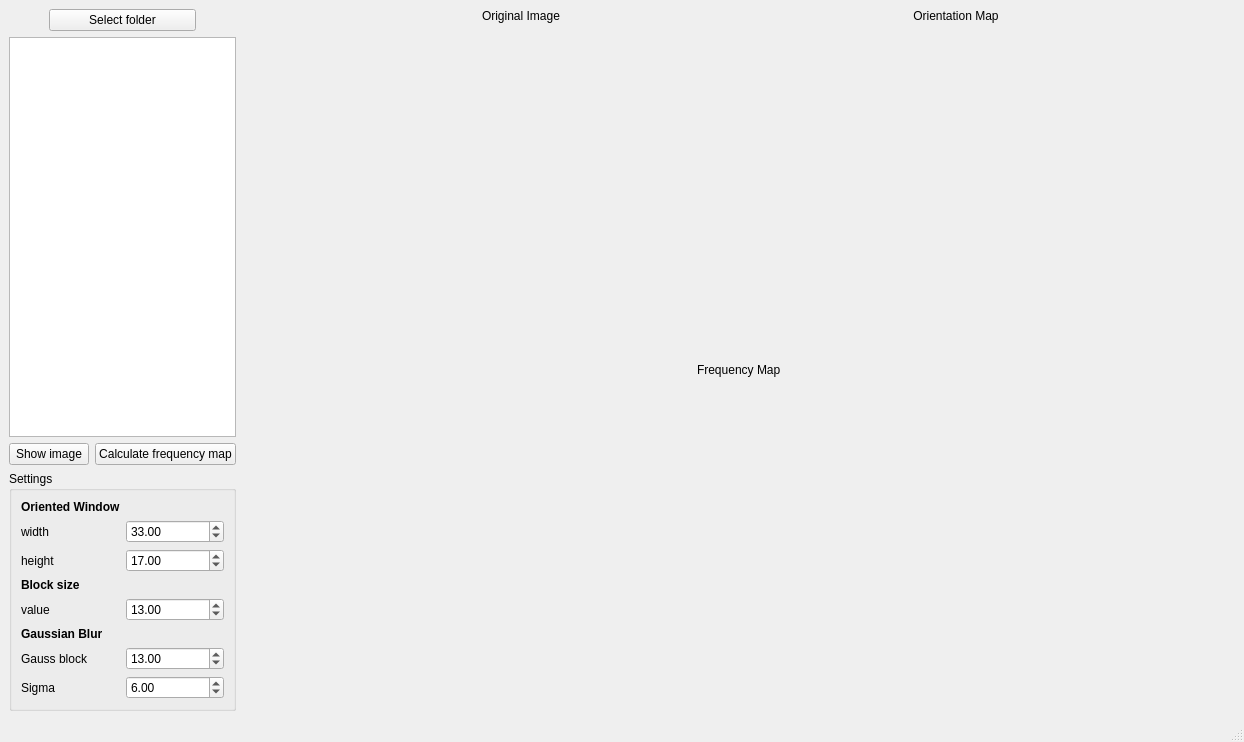
<?xml version="1.0" encoding="UTF-8"?>
<ui version="4.0">
 <class>MainWindow</class>
 <widget class="QMainWindow" name="MainWindow">
  <property name="geometry">
   <rect>
    <x>0</x>
    <y>0</y>
    <width>1244</width>
    <height>742</height>
   </rect>
  </property>
  <property name="windowTitle">
   <string>Frequency Map GUI</string>
  </property>
  <widget class="QWidget" name="centralwidget">
   <layout class="QGridLayout" name="gridLayout">
    <item row="0" column="0" rowspan="3">
     <layout class="QHBoxLayout" name="horizontalLayout_9">
      <item>
       <layout class="QVBoxLayout" name="verticalLayout_6">
        <item>
         <layout class="QVBoxLayout" name="verticalLayout_5">
          <item>
           <layout class="QHBoxLayout" name="horizontalLayout_8">
            <item>
             <spacer name="horizontalSpacer_2">
              <property name="orientation">
               <enum>Qt::Horizontal</enum>
              </property>
              <property name="sizeType">
               <enum>QSizePolicy::Maximum</enum>
              </property>
              <property name="sizeHint" stdset="0">
               <size>
                <width>40</width>
                <height>20</height>
               </size>
              </property>
             </spacer>
            </item>
            <item>
             <widget class="QPushButton" name="pushButton">
              <property name="text">
               <string>Select folder</string>
              </property>
             </widget>
            </item>
            <item>
             <spacer name="horizontalSpacer">
              <property name="orientation">
               <enum>Qt::Horizontal</enum>
              </property>
              <property name="sizeType">
               <enum>QSizePolicy::Maximum</enum>
              </property>
              <property name="sizeHint" stdset="0">
               <size>
                <width>40</width>
                <height>20</height>
               </size>
              </property>
             </spacer>
            </item>
           </layout>
          </item>
          <item>
           <widget class="QListWidget" name="listWidget">
            <property name="sizePolicy">
             <sizepolicy hsizetype="Preferred" vsizetype="Expanding">
              <horstretch>0</horstretch>
              <verstretch>0</verstretch>
             </sizepolicy>
            </property>
           </widget>
          </item>
          <item>
           <layout class="QHBoxLayout" name="horizontalLayout_2">
            <item>
             <widget class="QPushButton" name="OpenImage">
              <property name="sizePolicy">
               <sizepolicy hsizetype="Maximum" vsizetype="Fixed">
                <horstretch>0</horstretch>
                <verstretch>0</verstretch>
               </sizepolicy>
              </property>
              <property name="text">
               <string>Show image</string>
              </property>
             </widget>
            </item>
            <item>
             <widget class="QPushButton" name="pushButton_3">
              <property name="sizePolicy">
               <sizepolicy hsizetype="Maximum" vsizetype="Fixed">
                <horstretch>0</horstretch>
                <verstretch>0</verstretch>
               </sizepolicy>
              </property>
              <property name="text">
               <string>Calculate frequency map</string>
              </property>
             </widget>
            </item>
           </layout>
          </item>
         </layout>
        </item>
        <item>
         <widget class="QGroupBox" name="groupBox">
          <property name="sizePolicy">
           <sizepolicy hsizetype="Preferred" vsizetype="Preferred">
            <horstretch>0</horstretch>
            <verstretch>0</verstretch>
           </sizepolicy>
          </property>
          <property name="title">
           <string>Settings</string>
          </property>
          <layout class="QVBoxLayout" name="verticalLayout">
           <item>
            <layout class="QVBoxLayout" name="verticalLayout_4">
             <item>
              <widget class="QLabel" name="label_6">
               <property name="text">
                <string>&lt;html&gt;&lt;head/&gt;&lt;body&gt;&lt;p&gt;&lt;span style=&quot; font-weight:600;&quot;&gt;Oriented Window&lt;/span&gt;&lt;/p&gt;&lt;/body&gt;&lt;/html&gt;</string>
               </property>
              </widget>
             </item>
             <item>
              <layout class="QHBoxLayout" name="horizontalLayout_3">
               <item>
                <widget class="QLabel" name="label_4">
                 <property name="text">
                  <string>width</string>
                 </property>
                </widget>
               </item>
               <item>
                <widget class="QDoubleSpinBox" name="width">
                 <property name="singleStep">
                  <double>2.000000000000000</double>
                 </property>
                 <property name="value">
                  <double>33.000000000000000</double>
                 </property>
                </widget>
               </item>
              </layout>
             </item>
             <item>
              <layout class="QHBoxLayout" name="horizontalLayout_4">
               <item>
                <widget class="QLabel" name="label_5">
                 <property name="text">
                  <string>height</string>
                 </property>
                </widget>
               </item>
               <item>
                <widget class="QDoubleSpinBox" name="height">
                 <property name="singleStep">
                  <double>2.000000000000000</double>
                 </property>
                 <property name="value">
                  <double>17.000000000000000</double>
                 </property>
                </widget>
               </item>
              </layout>
             </item>
            </layout>
           </item>
           <item>
            <layout class="QVBoxLayout" name="verticalLayout_3">
             <item>
              <widget class="QLabel" name="label_3">
               <property name="text">
                <string>&lt;html&gt;&lt;head/&gt;&lt;body&gt;&lt;p&gt;&lt;span style=&quot; font-weight:600;&quot;&gt;Block size&lt;/span&gt;&lt;/p&gt;&lt;/body&gt;&lt;/html&gt;</string>
               </property>
              </widget>
             </item>
             <item>
              <layout class="QHBoxLayout" name="horizontalLayout">
               <item>
                <widget class="QLabel" name="label">
                 <property name="text">
                  <string>value</string>
                 </property>
                </widget>
               </item>
               <item>
                <widget class="QDoubleSpinBox" name="BlockSize">
                 <property name="singleStep">
                  <double>2.000000000000000</double>
                 </property>
                 <property name="value">
                  <double>13.000000000000000</double>
                 </property>
                </widget>
               </item>
              </layout>
             </item>
            </layout>
           </item>
           <item>
            <layout class="QVBoxLayout" name="verticalLayout_2">
             <item>
              <widget class="QLabel" name="label_2">
               <property name="text">
                <string>&lt;html&gt;&lt;head/&gt;&lt;body&gt;&lt;p&gt;&lt;span style=&quot; font-weight:600;&quot;&gt;Gaussian Blur&lt;/span&gt;&lt;/p&gt;&lt;/body&gt;&lt;/html&gt;</string>
               </property>
              </widget>
             </item>
             <item>
              <layout class="QHBoxLayout" name="horizontalLayout_7">
               <item>
                <widget class="QLabel" name="label_8">
                 <property name="text">
                  <string>Gauss block</string>
                 </property>
                </widget>
               </item>
               <item>
                <widget class="QDoubleSpinBox" name="GaussBlock">
                 <property name="singleStep">
                  <double>2.000000000000000</double>
                 </property>
                 <property name="value">
                  <double>13.000000000000000</double>
                 </property>
                </widget>
               </item>
              </layout>
             </item>
             <item>
              <layout class="QHBoxLayout" name="horizontalLayout_6">
               <item>
                <widget class="QLabel" name="label_7">
                 <property name="text">
                  <string>Sigma</string>
                 </property>
                </widget>
               </item>
               <item>
                <widget class="QDoubleSpinBox" name="GausSigma">
                 <property name="singleStep">
                  <double>1.000000000000000</double>
                 </property>
                 <property name="value">
                  <double>6.000000000000000</double>
                 </property>
                </widget>
               </item>
              </layout>
             </item>
            </layout>
           </item>
          </layout>
         </widget>
        </item>
       </layout>
      </item>
     </layout>
    </item>
    <item row="0" column="1">
     <layout class="QHBoxLayout" name="horizontalLayout_5">
      <item>
       <spacer name="horizontalSpacer_3">
        <property name="orientation">
         <enum>Qt::Horizontal</enum>
        </property>
        <property name="sizeHint" stdset="0">
         <size>
          <width>40</width>
          <height>20</height>
         </size>
        </property>
       </spacer>
      </item>
      <item>
       <layout class="QVBoxLayout" name="verticalLayout_8">
        <item>
         <widget class="QLabel" name="label_12">
          <property name="sizePolicy">
           <sizepolicy hsizetype="Expanding" vsizetype="Minimum">
            <horstretch>0</horstretch>
            <verstretch>0</verstretch>
           </sizepolicy>
          </property>
          <property name="minimumSize">
           <size>
            <width>0</width>
            <height>0</height>
           </size>
          </property>
          <property name="text">
           <string>&lt;html&gt;&lt;head/&gt;&lt;body&gt;&lt;p align=&quot;center&quot;&gt;Original Image&lt;/p&gt;&lt;/body&gt;&lt;/html&gt;</string>
          </property>
         </widget>
        </item>
        <item>
         <widget class="QLabel" name="label_10">
          <property name="sizePolicy">
           <sizepolicy hsizetype="Expanding" vsizetype="Preferred">
            <horstretch>0</horstretch>
            <verstretch>0</verstretch>
           </sizepolicy>
          </property>
          <property name="minimumSize">
           <size>
            <width>300</width>
            <height>300</height>
           </size>
          </property>
          <property name="maximumSize">
           <size>
            <width>500</width>
            <height>500</height>
           </size>
          </property>
          <property name="text">
           <string/>
          </property>
         </widget>
        </item>
       </layout>
      </item>
      <item>
       <spacer name="horizontalSpacer_4">
        <property name="orientation">
         <enum>Qt::Horizontal</enum>
        </property>
        <property name="sizeHint" stdset="0">
         <size>
          <width>40</width>
          <height>20</height>
         </size>
        </property>
       </spacer>
      </item>
      <item>
       <layout class="QVBoxLayout" name="verticalLayout_7">
        <item>
         <widget class="QLabel" name="label_13">
          <property name="sizePolicy">
           <sizepolicy hsizetype="Expanding" vsizetype="Preferred">
            <horstretch>0</horstretch>
            <verstretch>0</verstretch>
           </sizepolicy>
          </property>
          <property name="layoutDirection">
           <enum>Qt::LeftToRight</enum>
          </property>
          <property name="text">
           <string>&lt;html&gt;&lt;head/&gt;&lt;body&gt;&lt;p align=&quot;center&quot;&gt;Orientation Map&lt;/p&gt;&lt;/body&gt;&lt;/html&gt;</string>
          </property>
         </widget>
        </item>
        <item>
         <widget class="QLabel" name="label_11">
          <property name="sizePolicy">
           <sizepolicy hsizetype="Expanding" vsizetype="Preferred">
            <horstretch>0</horstretch>
            <verstretch>0</verstretch>
           </sizepolicy>
          </property>
          <property name="minimumSize">
           <size>
            <width>300</width>
            <height>300</height>
           </size>
          </property>
          <property name="maximumSize">
           <size>
            <width>500</width>
            <height>500</height>
           </size>
          </property>
          <property name="text">
           <string/>
          </property>
         </widget>
        </item>
       </layout>
      </item>
      <item>
       <spacer name="horizontalSpacer_5">
        <property name="orientation">
         <enum>Qt::Horizontal</enum>
        </property>
        <property name="sizeHint" stdset="0">
         <size>
          <width>40</width>
          <height>20</height>
         </size>
        </property>
       </spacer>
      </item>
     </layout>
    </item>
    <item row="1" column="1">
     <layout class="QHBoxLayout" name="horizontalLayout_12">
      <item>
       <spacer name="horizontalSpacer_11">
        <property name="orientation">
         <enum>Qt::Horizontal</enum>
        </property>
        <property name="sizeHint" stdset="0">
         <size>
          <width>40</width>
          <height>20</height>
         </size>
        </property>
       </spacer>
      </item>
      <item>
       <widget class="QLabel" name="label_14">
        <property name="text">
         <string>Frequency Map</string>
        </property>
       </widget>
      </item>
      <item>
       <spacer name="horizontalSpacer_12">
        <property name="orientation">
         <enum>Qt::Horizontal</enum>
        </property>
        <property name="sizeHint" stdset="0">
         <size>
          <width>40</width>
          <height>20</height>
         </size>
        </property>
       </spacer>
      </item>
     </layout>
    </item>
    <item row="2" column="1">
     <layout class="QHBoxLayout" name="horizontalLayout_10">
      <item>
       <spacer name="horizontalSpacer_6">
        <property name="orientation">
         <enum>Qt::Horizontal</enum>
        </property>
        <property name="sizeHint" stdset="0">
         <size>
          <width>40</width>
          <height>20</height>
         </size>
        </property>
       </spacer>
      </item>
      <item>
       <widget class="QLabel" name="label_9">
        <property name="sizePolicy">
         <sizepolicy hsizetype="Expanding" vsizetype="Preferred">
          <horstretch>0</horstretch>
          <verstretch>0</verstretch>
         </sizepolicy>
        </property>
        <property name="minimumSize">
         <size>
          <width>300</width>
          <height>300</height>
         </size>
        </property>
        <property name="maximumSize">
         <size>
          <width>500</width>
          <height>500</height>
         </size>
        </property>
        <property name="text">
         <string/>
        </property>
       </widget>
      </item>
      <item>
       <spacer name="horizontalSpacer_7">
        <property name="orientation">
         <enum>Qt::Horizontal</enum>
        </property>
        <property name="sizeHint" stdset="0">
         <size>
          <width>40</width>
          <height>20</height>
         </size>
        </property>
       </spacer>
      </item>
     </layout>
    </item>
   </layout>
  </widget>
  <widget class="QMenuBar" name="menubar">
   <property name="geometry">
    <rect>
     <x>0</x>
     <y>0</y>
     <width>1244</width>
     <height>27</height>
    </rect>
   </property>
  </widget>
  <widget class="QStatusBar" name="statusbar"/>
 </widget>
 <resources/>
 <connections/>
</ui>
